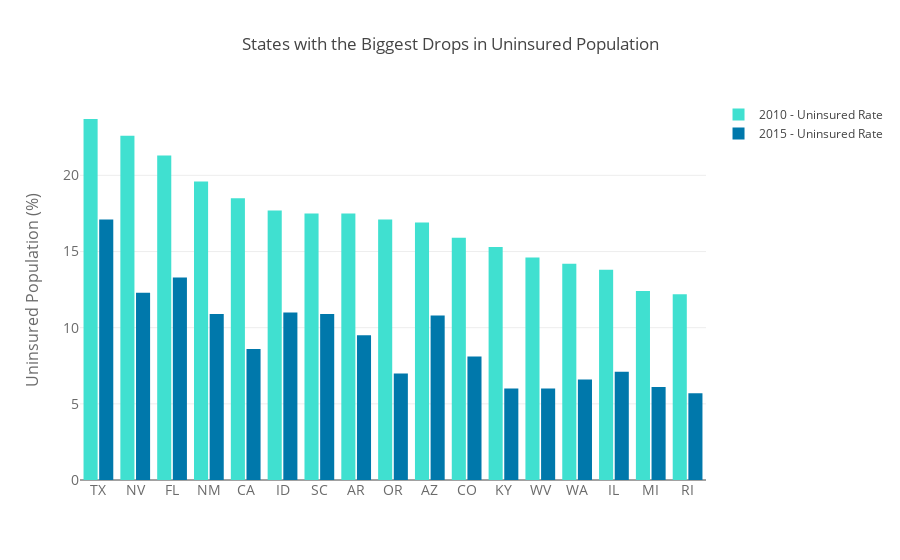

The notebook cell saved with this chart:
### Markdown cell above
## Fig2b: Interactive chart

### Code cell
#Equivalent interactive version
#(0,120,171) - big sky blue; (64, 224, 208) - turquoise blue

trace2010 = go.Bar(
    x=uninsured_rate['code'],
    y=uninsured_rate['Uninsured Rate (2010)'],
    name='2010 - Uninsured Rate',
    marker=dict(
        color='rgb(64, 224, 208)'
    )
)
trace2015 = go.Bar(
    x=uninsured_rate['code'],
    y=uninsured_rate['Uninsured Rate (2015)'],
    name='2015 - Uninsured Rate',
    marker=dict(
        color='rgb(0, 120, 171)'
    )
)
data = [trace2010, trace2015]
layout = go.Layout(
    title='States with the Biggest Drops in Uninsured Population',
    xaxis=dict(
        tickfont=dict(
            size=14,
            color='rgb(107, 107, 107)'
        )
    ),
    yaxis=dict(
        title='Uninsured Population (%)',
        titlefont=dict(
            size=16,
            color='rgb(107, 107, 107)'
        ),
        tickfont=dict(
            size=14,
            color='rgb(107, 107, 107)'
        )
    ),
    legend=dict(
        bgcolor='rgba(255, 255, 255, 0)',
        bordercolor='rgba(255, 255, 255, 0)'
    ),
    barmode='group',
    bargap=0.15,
    bargroupgap=0.1
)

fig = go.Figure(data=data, layout=layout)
iplot(fig, filename='uninsured-pop-drop')

### Figure 1 — Plotly figure (JSON) as saved in the notebook; plotly's stock layout.template omitted (floating-point values rounded to 4 significant figures)
{"data": [{"marker": {"color": "rgb(64, 224, 208)"}, "name": "2010 - Uninsured Rate", "type": "bar", "x": ["TX", "NV", "FL", "NM", "CA", "ID", "SC", "AR", "OR", "AZ", "CO", "KY", "WV", "WA", "IL", "MI", "RI"], "y": [23.7, 22.6, 21.3, 19.6, 18.5, 17.7, 17.5, 17.5, 17.1, 16.9, 15.9, 15.3, 14.6, 14.2, 13.8, 12.4, 12.2]}, {"marker": {"color": "rgb(0, 120, 171)"}, "name": "2015 - Uninsured Rate", "type": "bar", "x": ["TX", "NV", "FL", "NM", "CA", "ID", "SC", "AR", "OR", "AZ", "CO", "KY", "WV", "WA", "IL", "MI", "RI"], "y": [17.1, 12.3, 13.3, 10.9, 8.6, 11, 10.9, 9.5, 7, 10.8, 8.1, 6, 6, 6.6, 7.1, 6.1, 5.7]}], "layout": {"bargap": 0.15, "bargroupgap": 0.1, "barmode": "group", "legend": {"bgcolor": "rgba(255, 255, 255, 0)", "bordercolor": "rgba(255, 255, 255, 0)"}, "title": "States with the Biggest Drops in Uninsured Population", "xaxis": {"tickfont": {"color": "rgb(107, 107, 107)", "size": 14}}, "yaxis": {"tickfont": {"color": "rgb(107, 107, 107)", "size": 14}, "title": "Uninsured Population (%)", "titlefont": {"color": "rgb(107, 107, 107)", "size": 16}}}}
